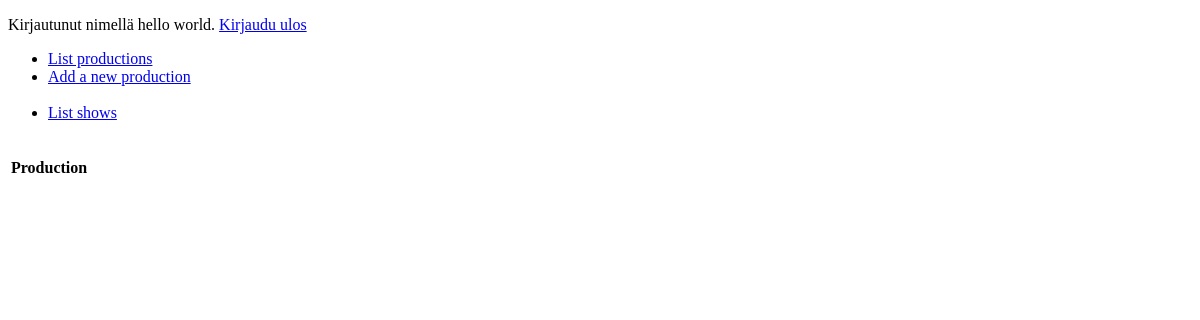
The page /productions/ (signed in) on the database as committed earlier.
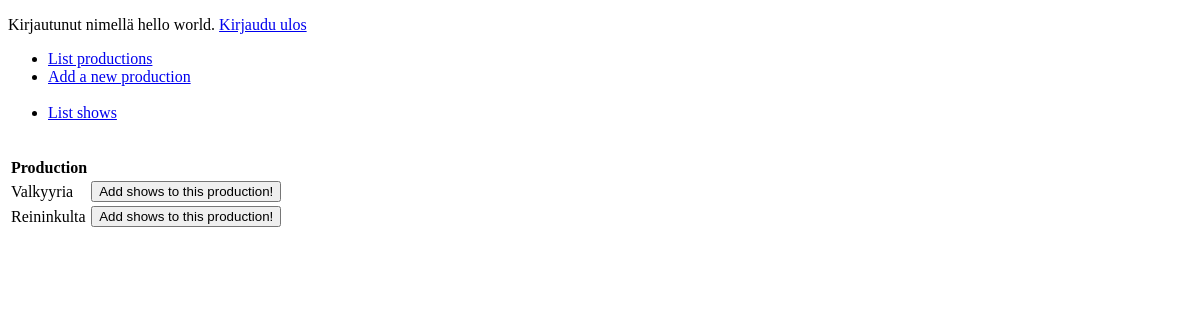
The same page on the database as committed later.
### application/productions/models.py (models this page shows, shortened)
class Production(db.Model):
    __tablename__ = "production"
    id = db.Column(db.Integer, primary_key=True)
    date_modified = db.Column(db.DateTime, default=db.func.current_timestamp(),
    onupdate=db.func.current_timestamp())
    name = db.Column(db.String(144), nullable=False)
    shows = db.relationship("Show", backref='production', lazy=True)

### application/productions/views.py (the view)
@app.route("/productions/", methods=["GET"])
@login_required
def productions_index():
    return render_template("productions/list.html", productions = Production.query.all())

### application/__init__.py (called while the page is built)
@login_manager.user_loader
def load_user(user_id):
    return User.query.get(user_id)

### application/templates/productions/list.html
{% extends "layout.html" %}
{% block body %}
  <table>
    <tr>
      <th>Production</th>
      <th></th>
    </tr>
    {% for production in productions %}
    <tr>
      <td>{{ production.name }}</td>
      <td>
        <form method="GET" action="{{ url_for('add_shows_to_production', production_id=production.id) }}">
          <input type="submit" value="Add shows to this production!"/>
        </form>
      </td>
    </tr>
    {% endfor %}
  </table>
{% endblock %}

Rows that differ between the two databases and show on the page:
added Production: name "Valkyyria"
added Production: name "Reininkulta"
